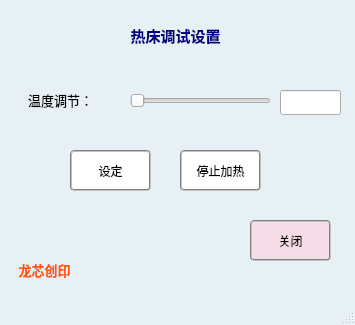
<?xml version="1.0" encoding="UTF-8"?>
<ui version="4.0">
 <class>Fire_c_window</class>
 <widget class="QMainWindow" name="Fire_c_window">
  <property name="geometry">
   <rect>
    <x>0</x>
    <y>0</y>
    <width>355</width>
    <height>325</height>
   </rect>
  </property>
  <property name="windowTitle">
   <string>MainWindow</string>
  </property>
  <property name="styleSheet">
   <string notr="true">#Fire_c_window{background-color: rgb(230, 240, 245);}</string>
  </property>
  <widget class="QWidget" name="centralwidget">
   <widget class="QPushButton" name="pushButton">
    <property name="geometry">
     <rect>
      <x>250</x>
      <y>220</y>
      <width>81</width>
      <height>41</height>
     </rect>
    </property>
    <property name="styleSheet">
     <string notr="true">border:2px groove gray;border-radius:
4px;padding:2px 4px;
background-color: rgb(245, 220, 230);</string>
    </property>
    <property name="text">
     <string>关闭</string>
    </property>
   </widget>
   <widget class="QLabel" name="label_4">
    <property name="geometry">
     <rect>
      <x>100</x>
      <y>10</y>
      <width>151</width>
      <height>51</height>
     </rect>
    </property>
    <property name="font">
     <font>
      <family>黑体</family>
     </font>
    </property>
    <property name="text">
     <string>&lt;html&gt;&lt;head/&gt;&lt;body&gt;&lt;p align=&quot;center&quot;&gt;&lt;span style=&quot; font-size:11pt; font-weight:700; color:#00007f;&quot;&gt;热床调试设置&lt;/span&gt;&lt;/p&gt;&lt;/body&gt;&lt;/html&gt;</string>
    </property>
   </widget>
   <widget class="QPushButton" name="stop_button">
    <property name="geometry">
     <rect>
      <x>180</x>
      <y>150</y>
      <width>81</width>
      <height>41</height>
     </rect>
    </property>
    <property name="styleSheet">
     <string notr="true">border:2px groove gray;border-radius:
4px;padding:2px 4px;
background-color: rgb(255, 255, 255);</string>
    </property>
    <property name="text">
     <string>停止加热</string>
    </property>
   </widget>
   <widget class="QSlider" name="horizontalSlider">
    <property name="geometry">
     <rect>
      <x>130</x>
      <y>90</y>
      <width>141</width>
      <height>22</height>
     </rect>
    </property>
    <property name="maximum">
     <number>200</number>
    </property>
    <property name="pageStep">
     <number>10</number>
    </property>
    <property name="orientation">
     <enum>Qt::Horizontal</enum>
    </property>
   </widget>
   <widget class="QLabel" name="label">
    <property name="geometry">
     <rect>
      <x>20</x>
      <y>90</y>
      <width>81</width>
      <height>21</height>
     </rect>
    </property>
    <property name="font">
     <font>
      <family>微软雅黑</family>
     </font>
    </property>
    <property name="text">
     <string>&lt;html&gt;&lt;head/&gt;&lt;body&gt;&lt;p align=&quot;center&quot;&gt;&lt;span style=&quot; font-size:10pt; color:#000000;&quot;&gt;温度调节：&lt;/span&gt;&lt;/p&gt;&lt;/body&gt;&lt;/html&gt;</string>
    </property>
   </widget>
   <widget class="QPushButton" name="start_button">
    <property name="geometry">
     <rect>
      <x>70</x>
      <y>150</y>
      <width>81</width>
      <height>41</height>
     </rect>
    </property>
    <property name="styleSheet">
     <string notr="true">border:2px groove gray;border-radius:
4px;padding:2px 4px;
background-color: rgb(255, 255, 255);</string>
    </property>
    <property name="text">
     <string>设定</string>
    </property>
   </widget>
   <widget class="QLineEdit" name="lineEdit">
    <property name="geometry">
     <rect>
      <x>280</x>
      <y>90</y>
      <width>61</width>
      <height>25</height>
     </rect>
    </property>
   </widget>
   <widget class="QLabel" name="label_2">
    <property name="geometry">
     <rect>
      <x>0</x>
      <y>210</y>
      <width>81</width>
      <height>51</height>
     </rect>
    </property>
    <property name="styleSheet">
     <string notr="true">border-image: url(:/one.png);</string>
    </property>
    <property name="text">
     <string/>
    </property>
   </widget>
   <widget class="QLabel" name="label_3">
    <property name="geometry">
     <rect>
      <x>10</x>
      <y>260</y>
      <width>69</width>
      <height>19</height>
     </rect>
    </property>
    <property name="text">
     <string>&lt;html&gt;&lt;head/&gt;&lt;body&gt;&lt;p align=&quot;center&quot;&gt;&lt;span style=&quot; font-size:10pt; font-weight:700; color:#ff5500;&quot;&gt;龙芯创印&lt;/span&gt;&lt;/p&gt;&lt;/body&gt;&lt;/html&gt;</string>
    </property>
   </widget>
  </widget>
  <widget class="QMenuBar" name="menubar">
   <property name="geometry">
    <rect>
     <x>0</x>
     <y>0</y>
     <width>355</width>
     <height>25</height>
    </rect>
   </property>
  </widget>
  <widget class="QStatusBar" name="statusbar"/>
 </widget>
 <resources/>
 <connections/>
</ui>
